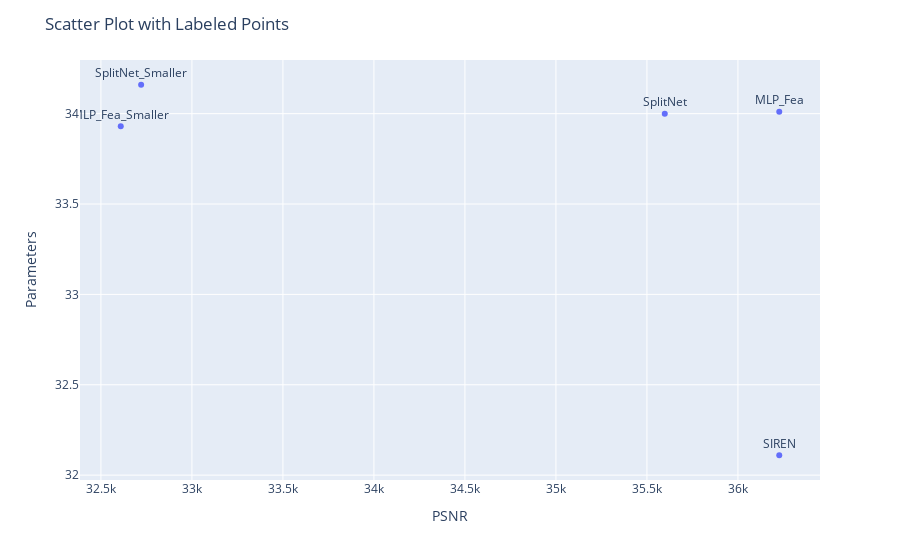

The notebook cell this image was saved under:
### Code cell
import plotly.express as px

fig = px.scatter(df, x='parameters', y='psnr', text='name')

fig.update_traces(textposition='top center')

fig.update_layout(
    title="Scatter Plot with Labeled Points",
    xaxis_title="PSNR",
    yaxis_title="Parameters"
)

fig.show()

### Figure 1 — Plotly figure (JSON) as saved in the notebook; plotly's stock layout.template omitted (floating-point values rounded to 4 significant figures)
{"data": [{"hovertemplate": "parameters=%{x}<br>psnr=%{y}<br>name=%{text}<extra></extra>", "legendgroup": "", "marker": {"color": "#636efa", "symbol": "circle"}, "mode": "markers+text", "name": "", "orientation": "v", "showlegend": false, "text": ["MLP_Fea", "MLP_Fea_Smaller", "SIREN", "SplitNet", "SplitNet_Smaller"], "textposition": "top center", "type": "scatter", "x": [36227, 32609, 36227, 35598, 32721], "xaxis": "x", "y": [34.01, 33.93, 32.11, 34, 34.16], "yaxis": "y"}], "layout": {"autosize": true, "legend": {"tracegroupgap": 0}, "margin": {"t": 60}, "title": {"text": "Scatter Plot with Labeled Points"}, "xaxis": {"anchor": "y", "autorange": true, "domain": [0, 1], "range": [32380.0, 36450.0], "title": {"text": "PSNR"}, "type": "linear"}, "yaxis": {"anchor": "x", "autorange": true, "domain": [0, 1], "range": [31.95, 34.32], "title": {"text": "Parameters"}, "type": "linear"}}}
